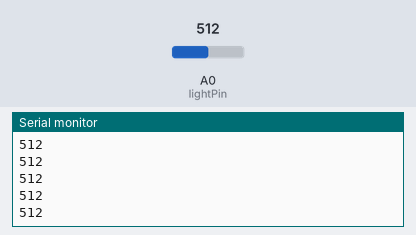
A sketch run on a simulated Arduino Uno, built with avr-gcc and run on an emulated ATmega328P. Shown: the last lines printed to the serial monitor. The test bench sets the inputs (shaded band); at power-on: A0 (lightPin) = 512.

Above: at 1.2 s.
1.3 s: A0 (lightPin) set to 716
At 2.2 s:
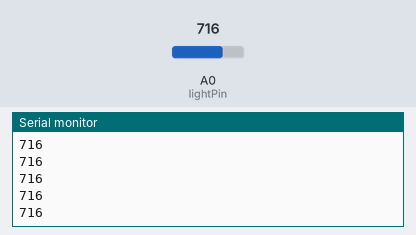
2.8 s: A0 (lightPin) set to 900
At 3.6 s:
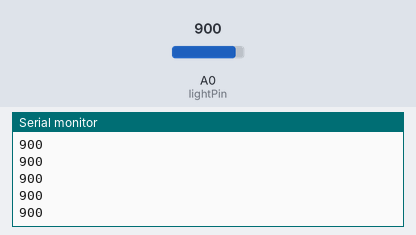
Timing chart, 0 to 5.8 s (numbered marks = the images above; inputs shaded):
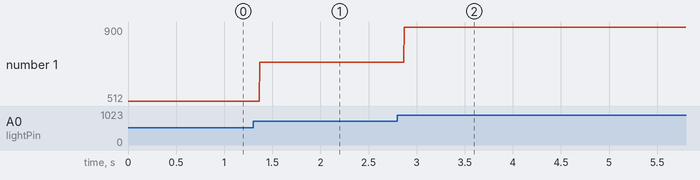

Measured:
- after the input at 1.3 s, the serial monitor: prints a new line after 0.07 s (image 1)
- after the input at 2.8 s, the serial monitor: prints a new line after 0.07 s (image 2)
- plotted number 1: 512 → 716 after the input at 1.3 s, 716 → 900 after the input at 2.8 s

The sketch:

test_photoresistor.ino
```cpp
/* Schematic
 *  5v to 10k resistor
 *  Arduino pin to 1k resistor
 *  1k resistor to photoresistor positive leg
 *  Led negative leg to GND
 */
int lightPin = A0; //pin of photo resistor
int lightVal = 0.0; //value of photo resistor

void setup() {
  //intiallize photo resistor and serial com
  pinMode(lightPin,INPUT);
  Serial.begin(9600);
}

void loop() {
  //blink the led every 500ms
  lightVal = analogRead(lightPin);
  Serial.println(lightVal);
}
```
